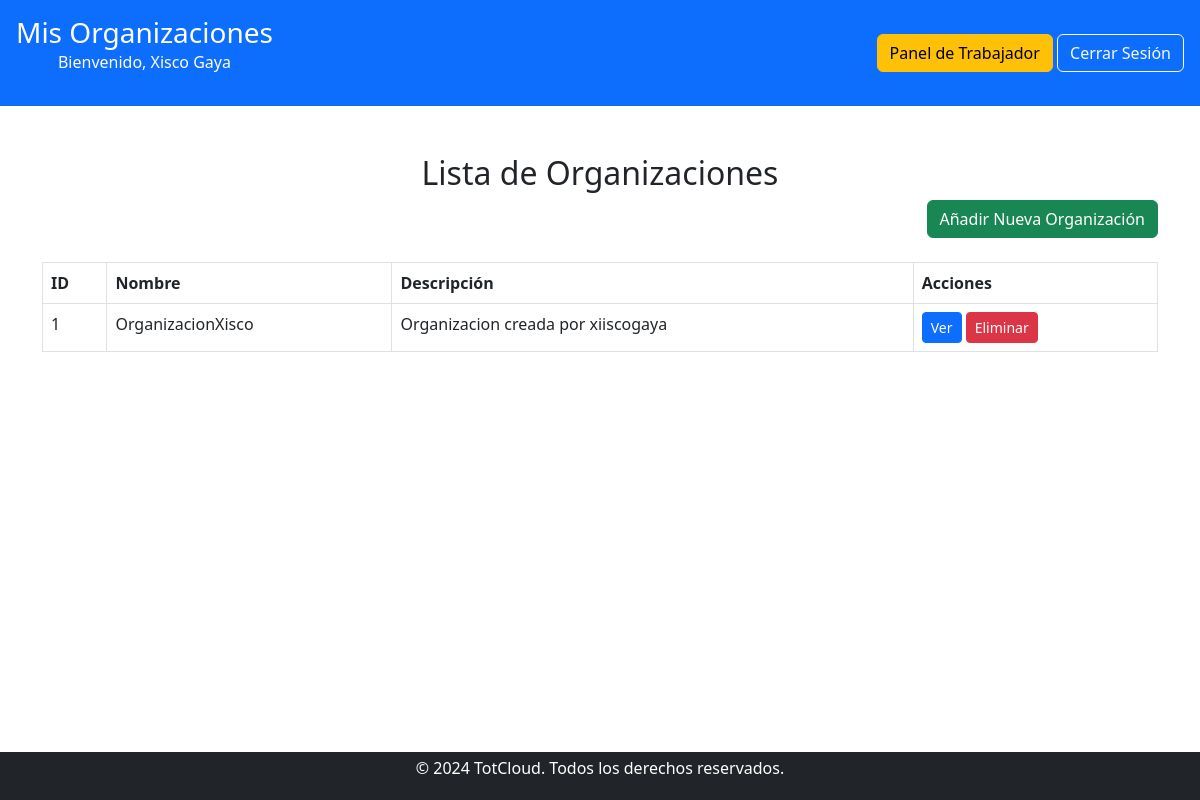
The app's page /usuario/usuario.php (signed in), older data.
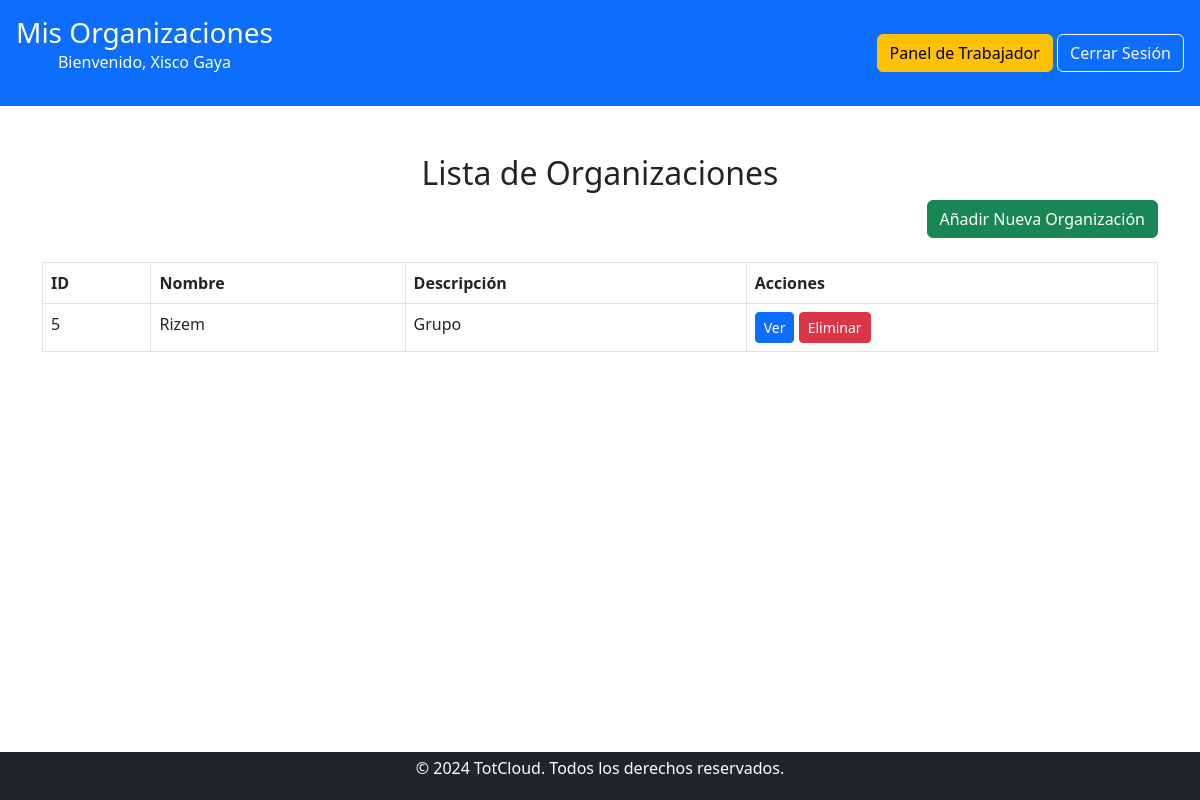
The same page, newer data.
### tables this page shows
CREATE TABLE `organizacion` (
  `idOrganizacion` int(11) NOT NULL,
  `Nombre` varchar(100) NOT NULL,
  `Descripcion` text DEFAULT NULL,
  `idCreador` int(11) DEFAULT NULL
);

### public/usuario/usuario.php (the view, shortened to what this page needs)
<?php
include '../../includes/db_connect.php';
$user_id = $_SESSION['user_id'];
$isTrabajador = false;
$check_trabajador_query = "SELECT * FROM trabajador WHERE idUsuario = ?";
$stmt_trabajador = $conn->prepare($check_trabajador_query);
$stmt_trabajador->bind_param('i', $user_id);
$stmt_trabajador->execute();
$result_trabajador = $stmt_trabajador->get_result();
if ($result_trabajador->num_rows > 0) {
    $isTrabajador = true;
}
$query = "
    SELECT o.idOrganizacion, o.Nombre, o.Descripcion, o.idCreador
    FROM organizacion o
    JOIN r_usuario_org r ON o.idOrganizacion = r.idOrg
    WHERE r.idUsuario = ?";
$stmt = $conn->prepare($query);
$stmt->bind_param('i', $user_id);
$stmt->execute();
$result = $stmt->get_result();
?>
<!DOCTYPE html>
<html lang="es">
<head>
    <link href="../css/estilos.css" rel="stylesheet">
    <link href="https://cdn.jsdelivr.net/npm/bootstrap@5.3.0/dist/css/bootstrap.min.css" rel="stylesheet">
</head>
<body>
    <header class="bg-primary text-white d-flex justify-content-between align-items-center p-3">
        <div>
            <h1 class="h3 mb-0">Mis Organizaciones</h1>
            <p>Bienvenido, <?php echo htmlspecialchars($_SESSION['user_name']); ?></p>
        </div>
        <div>
            <?php if ($isTrabajador): ?>
                <a href="../trabajador/trabajador.php" class="btn btn-warning">Panel de Trabajador</a>
            <?php endif; ?>
            <a href="../logout.php" class="btn btn-outline-light">Cerrar Sesión</a>
        </div>
    </header>
    <main class="container my-5">
        <h2 class="text-center">Lista de Organizaciones</h2>
        <div class="text-end mb-4">
            <a href="crear_organizacion.php" class="btn btn-success">Añadir Nueva Organización</a>
        </div>
        <table class="table table-bordered">
            <thead>
                <tr>
                    <th>ID</th>
                    <th>Nombre</th>
                    <th>Descripción</th>
                    <th>Acciones</th>
                </tr>
            </thead>
            <tbody>
                <?php while ($organizacion = $result->fetch_assoc()): ?>
                    <tr>
                        <td><?php echo htmlspecialchars($organizacion['idOrganizacion']); ?></td>
                        <td><?php echo htmlspecialchars($organizacion['Nombre']); ?></td>
                        <td><?php echo htmlspecialchars($organizacion['Descripcion']); ?></td>
                        <td>
                            <a href="organizaciones/ver_organizacion.php?id=<?php echo $organizacion['idOrganizacion']; ?>" class="btn btn-primary btn-sm">Ver</a>
                            <?php if ($organizacion['idCreador'] == $user_id): ?>
                                <a href="usuario.php?eliminar=<?php echo $organizacion['idOrganizacion']; ?>" class="btn btn-danger btn-sm" onclick="return confirm('¿Estás seguro de eliminar esta organización?')">Eliminar</a>
                            <?php endif; ?>
                        </td>
                    </tr>
                <?php endwhile; ?>
            </tbody>
        </table>
    </main>
    <?php include '../../includes/footer.php'; ?>
</body>
</html>

Row changes from the older to the newer data that the page shows:
removed organizacion: idOrganizacion "1", Nombre "OrganizacionXisco", Descripcion "Organizacion creada por xiiscogaya"
added organizacion: idOrganizacion "5", Nombre "Rizem", Descripcion "Grupo"
